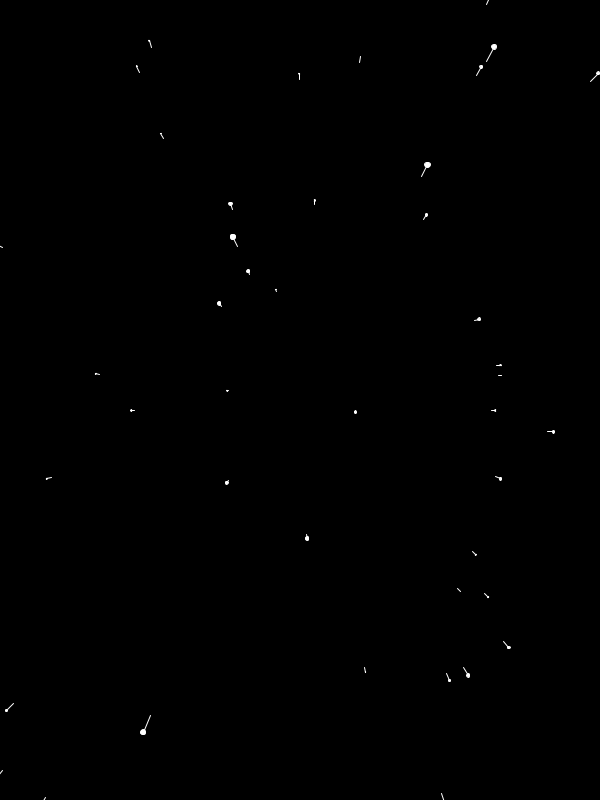
Frame 1 (no input)
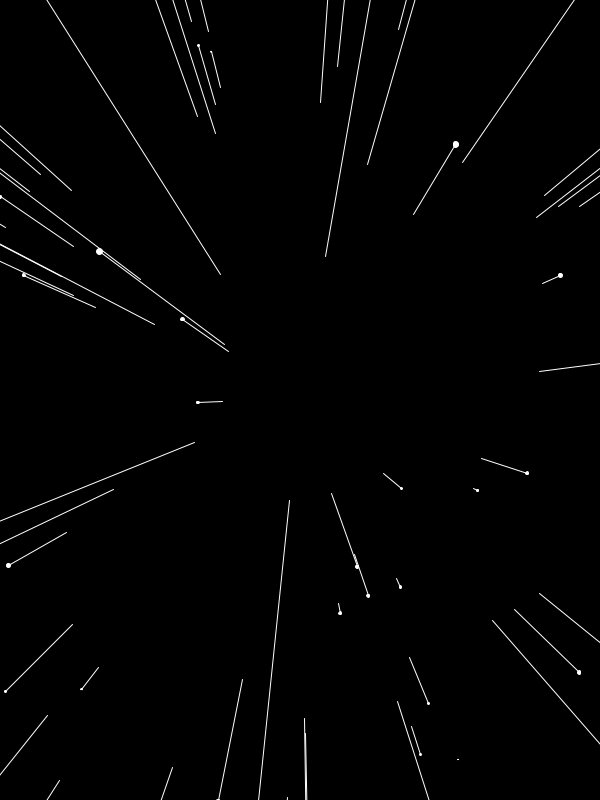
Frame 60 (the mouse pressed at the canvas centre just before this capture)
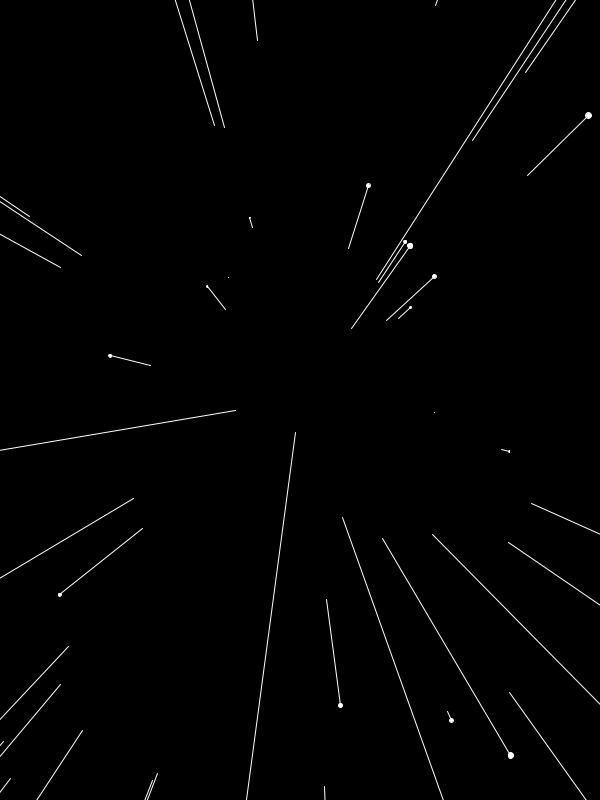
Frame 120 (the mouse held since frame 60 and released just before this capture)

The Processing sketch that drew these frames (run headless with seeded random() and noise(); from frame 60 on, the mouse is pressed at the canvas centre):

// Processing sketch: Starfield
// ── Starfield.pde
// Array with stars
Star[] stars = new Star[600];

void setup () {
  // Init screen
  size(600, 800);
  // Init stars
  for (int i = 0; i < stars.length; i++) {
    stars[i] = new Star();
  }
}

void draw() {
  // Background = black
  background(0);
  // Centering stars
  translate(width / 2, height / 2);

  for (int i = 0; i < stars.length; i++) {
    // Update star's position
    stars[i].update();
    // Draw star
    stars[i].show();
  }
}

// ── Star.pde
class Star {
  // Position
  private float x, y, z, pz;
  // Some settings
  private int speed;
  private int starColor;
  private int starRadio;
  
  // Default constructor
  Star() {
    this.initRandomPosition();
    this.starColor = 255;
    this.starRadio = 8;
    this.speed = 10;
  }
  
  private void initRandomPosition() {
    // Current position
    this.x = random(-width, width);
    this.y = random(-height, height);
    this.z = random(width);
    // Previous position
    this.pz = z;
  }
  
  public void update() {
    this.z -= this.speed;
    
    // Reposition star
    if (this.z < 1) {
      this.initRandomPosition();
    }
  }
  
  public void show() {
    fill(this.starColor);
    // Disables drawing the stroke
    noStroke();

    // Mapping position
    float sx = map(this.x / this.z, 0, 1, 0, width);
    float sy = map(this.y / this.z, 0, 1, 0, height);
    // Mapping readio
    float r = map(z, 0, width, this.starRadio, 0);
    
    
    // Previous position
    float px = map(this.x / this.pz, 0, 1, 0, width);
    float py = map(this.y / this.pz, 0, 1, 0, height);
    
    // Draw light trail
    stroke(255);
    line(px, py, sx, sy);

    // Draw star
    ellipse(sx, sy, r, r);
  }
  
  // Getters
  public float getX() {
    return this.x;
  }
  
  public float getY() {
    return this.y;
  }
  
  public float getZ() {
    return this.z;
  }
  
  public float getSpeed() {
    return this.speed;
  }
  
  public float getStarColor() {
    return this.starColor;
  }
  
  public float getStarRadio() {
    return this.starRadio;
  }
  
  // Setters
  public void setSpeed(int speed) {
    this.speed = speed;
  }
  
  public void setStarColor(int starColor) {
    this.starColor = starColor;
  }
  
  public void setStarRadio(int starRadio) {
    this.starRadio = starRadio;
  }
}
